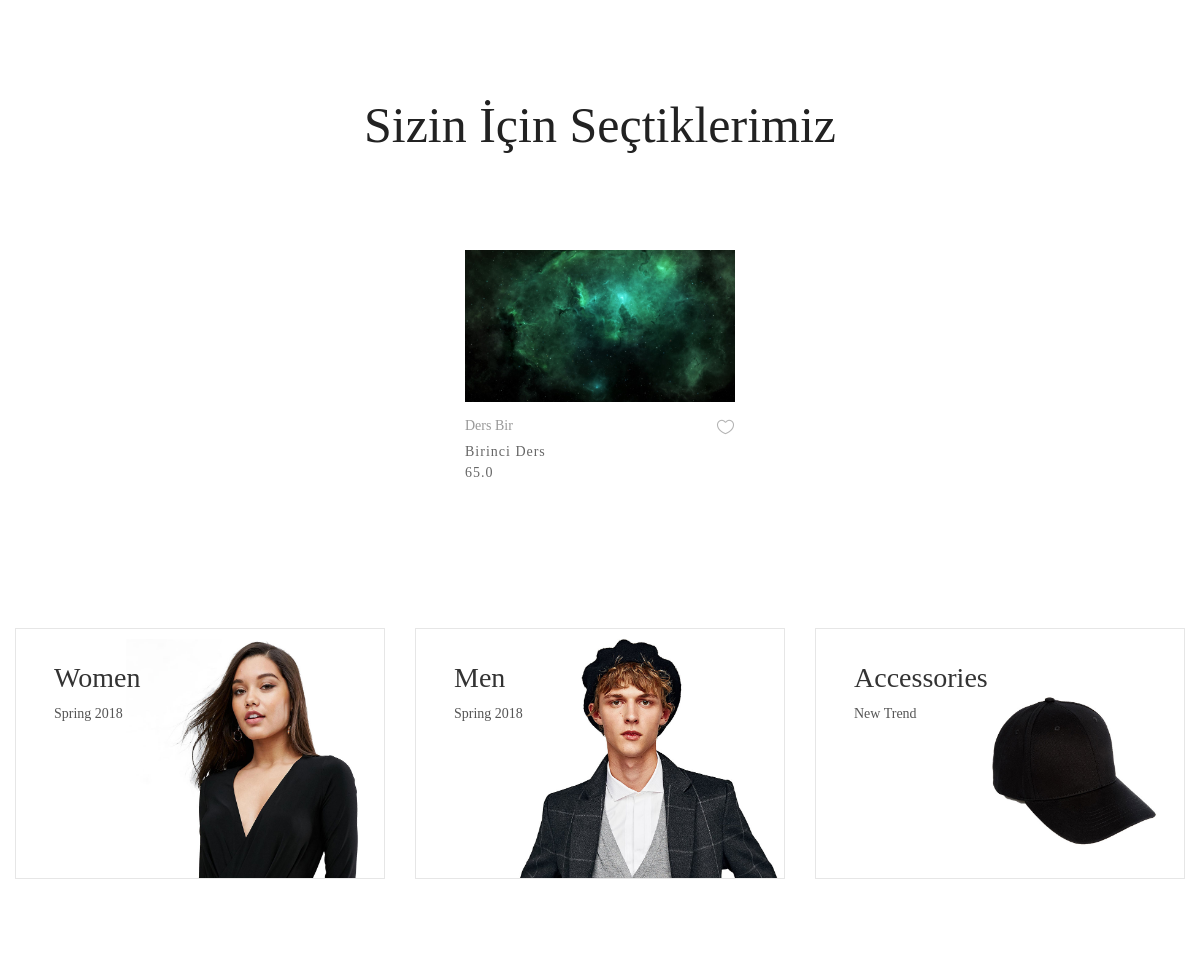
The app's page / (middle part), older data.
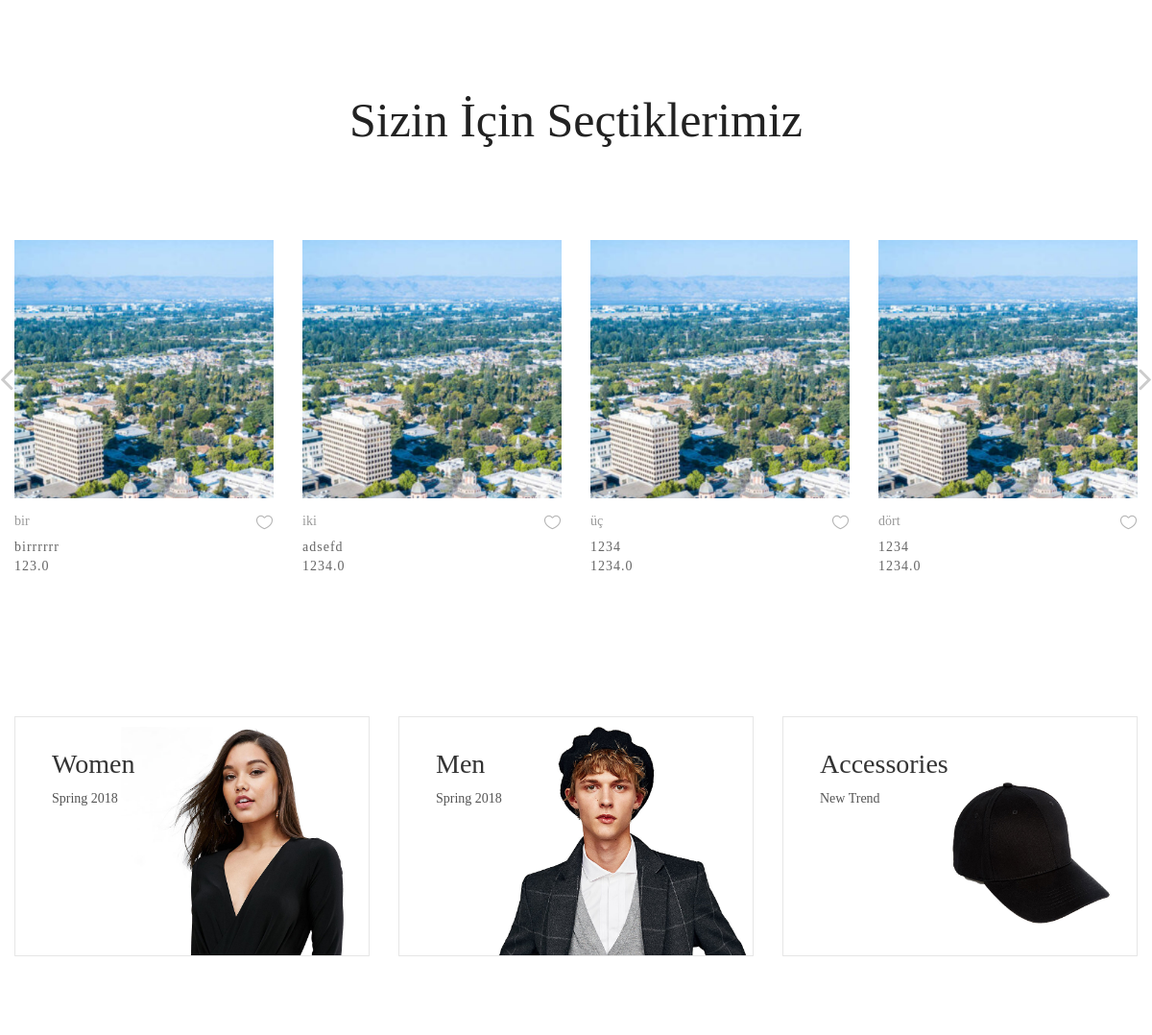
The same page, newer data.
### product/models.py (models this page shows, shortened)
class Course(models.Model):
    STATUS=(
        ('True','Evet'),
        ('False','Hayir'),
    )
    category=models.ForeignKey(Category,on_delete=models.CASCADE)     #relation with category
    title=models.CharField(max_length=150)
    description=models.CharField(max_length=255)
    keywords=models.CharField(max_length=255)
    slug=models.SlugField()
    image=models.ImageField(blank=True,upload_to='images/')
    price=models.FloatField()
    detail=models.TextField()              #RichTextUploadingField()
    status=models.CharField(max_length=10,choices=STATUS)
    detail=RichTextUploadingField()
    crate_at=models.DateTimeField(auto_now_add=True)
    update_at=models.DateTimeField(auto_now=True)
    def image_tag(self):
        return mark_safe('<img src="{}" height="50"/>'.format(self.image.url))
    image_tag.short_description = 'Image'

### home/views.py (the view)
# urls.py: path('', views.index, name='index'),
def index(request):
    category=Category.objects.all
    setting=Setting.objects.get(pk=1)
    sliderdata=Course.objects.all()[:10]
    selected_category=Category.objects.all()
    context = {'setting': setting, 'page':'home','sliderdata':sliderdata,'category':category,'selected_category':selected_category}
    return render(request, 'indexhome.html', context)

### home/templates/indexhome.html (shortened to what this page needs)
{% extends "homebase.html" %}
{% block slider %}
    {% include "slider2.html" %}
{% endblock %}
{% block content %}
    {% include "content.html" %}
{% endblock %}

### home/templates/slider2.html (shortened to what this page needs)
{% load static%}
<section class="sec-product bg0 p-t-100 p-b-50">
    <div class="container">
        <div class="p-b-32">
            <h3 class="ltext-105 cl5 txt-center respon1">
                Sizin İçin Seçtiklerimiz
            </h3>
        </div>
        <div class="tab01">
            <div class="tab-content p-t-50">
                <div class="tab-pane fade show active" id="best-seller" role="tabpanel">
                    <div class="wrap-slick2">
                        <div class="slick2">
                            {% for rs in sliderdata %}
                            <div class="item-slick2 p-l-15 p-r-15 p-t-15 p-b-15">
                                <div class="block2">
                                    <div class="block2-pic hov-img0">
                                        <img src="{{ rs.image.url }}" alt="IMG-PRODUCT">
                                    </div>
                                    <div class="block2-txt flex-w flex-t p-t-14">
                                        <div class="block2-txt-child1 flex-col-l ">
                                            <a href="/product/{{rs.id}}/{{rs.title}}" class="stext-104 cl4 hov-cl1 trans-04 js-name-b2 p-b-6">
                                                {{ rs.title }}
                                            </a>
                                            <span class="stext-105 cl3">
                                                {{ rs.description }}
                                            </span>
                                            <span class="stext-105 cl3">
                                                {{ rs.price }}
                                            </span>
                                        </div>
                                        <div class="block2-txt-child2 flex-r p-t-3">
                                            <a href="#" class="btn-addwish-b2 dis-block pos-relative js-addwish-b2">
                                                <img class="icon-heart1 dis-block trans-04" src="{%static 'images/icons/icon-heart-01.png' %}" alt="ICON">
                                            </a>
                                        </div>
                                    </div>
                                </div>
                            </div>
                            {% endfor %}
                        </div>
                    </div>
                </div>
            </div>
    </div>
</section>

Row changes from the older to the newer data that the page shows:
removed Course: image (picture), title "Ders Bir", description "Birinci Ders", price "65.0"
added Course: image (picture), title "bir", description "birrrrrr", price "123.0"
added Course: image (picture), title "iki", description "adsefd", price "1234.0"
added Course: image (picture), title "üç", description "1234", price "1234.0"
added Course: image (picture), title "dört", description "1234", price "1234.0"
